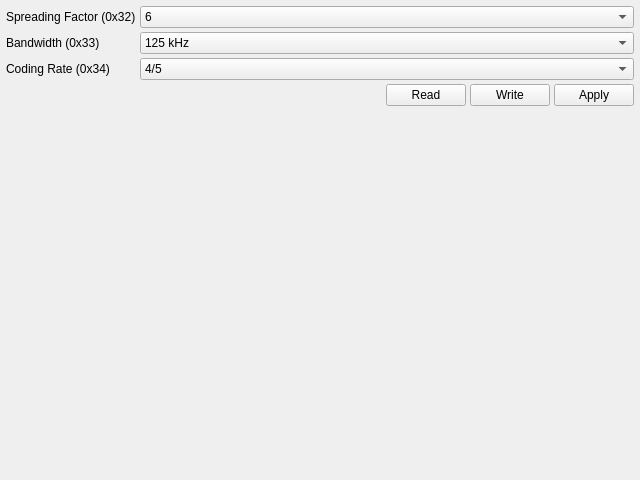
<?xml version="1.0" encoding="UTF-8"?>
<ui version="4.0">
 <class>ModulationPage</class>
 <widget class="QWidget" name="ModulationPage">
  <property name="geometry">
   <rect>
    <x>0</x>
    <y>0</y>
    <width>640</width>
    <height>480</height>
   </rect>
  </property>
  <layout class="QVBoxLayout" name="layoutMain">
   <property name="spacing">
    <number>4</number>
   </property>
   <property name="leftMargin">
    <number>6</number>
   </property>
   <property name="topMargin">
    <number>6</number>
   </property>
   <property name="rightMargin">
    <number>6</number>
   </property>
   <property name="bottomMargin">
    <number>6</number>
   </property>
   <item>
    <layout class="QFormLayout" name="formMain">
     <property name="verticalSpacing">
      <number>4</number>
     </property>
     <item row="0" column="0">
      <widget class="QLabel" name="lblSf">
       <property name="text">
        <string>Spreading Factor (0x32)</string>
       </property>
      </widget>
     </item>
     <item row="0" column="1">
      <widget class="QComboBox" name="comboSf">
       <item>
        <property name="text">
         <string>6</string>
        </property>
       </item>
       <item>
        <property name="text">
         <string>7</string>
        </property>
       </item>
       <item>
        <property name="text">
         <string>8</string>
        </property>
       </item>
       <item>
        <property name="text">
         <string>9</string>
        </property>
       </item>
       <item>
        <property name="text">
         <string>10</string>
        </property>
       </item>
       <item>
        <property name="text">
         <string>11</string>
        </property>
       </item>
       <item>
        <property name="text">
         <string>12</string>
        </property>
       </item>
      </widget>
     </item>
     <item row="1" column="0">
      <widget class="QLabel" name="lblBw">
       <property name="text">
        <string>Bandwidth (0x33)</string>
       </property>
      </widget>
     </item>
     <item row="1" column="1">
      <widget class="QComboBox" name="comboBw">
       <item>
        <property name="text">
         <string>125 kHz</string>
        </property>
       </item>
       <item>
        <property name="text">
         <string>250 kHz</string>
        </property>
       </item>
       <item>
        <property name="text">
         <string>500 kHz</string>
        </property>
       </item>
      </widget>
     </item>
     <item row="2" column="0">
      <widget class="QLabel" name="lblCr">
       <property name="text">
        <string>Coding Rate (0x34)</string>
       </property>
      </widget>
     </item>
     <item row="2" column="1">
      <widget class="QComboBox" name="comboCr">
       <item>
        <property name="text">
         <string>4/5</string>
        </property>
       </item>
       <item>
        <property name="text">
         <string>4/6</string>
        </property>
       </item>
       <item>
        <property name="text">
         <string>4/7</string>
        </property>
       </item>
       <item>
        <property name="text">
         <string>4/8</string>
        </property>
       </item>
      </widget>
     </item>
     <item row="3" column="1">
      <layout class="QHBoxLayout" name="hlModemBtns">
       <item>
        <spacer name="horizontalSpacer">
         <property name="orientation">
          <enum>Qt::Horizontal</enum>
         </property>
         <property name="sizeHint" stdset="0">
          <size>
           <width>40</width>
           <height>20</height>
          </size>
         </property>
        </spacer>
       </item>
       <item>
        <widget class="QPushButton" name="btnModemRead">
         <property name="text">
          <string>Read</string>
         </property>
        </widget>
       </item>
       <item>
        <widget class="QPushButton" name="btnModemWrite">
         <property name="text">
          <string>Write</string>
         </property>
        </widget>
       </item>
       <item>
        <widget class="QPushButton" name="btnModemApply">
         <property name="text">
          <string>Apply</string>
         </property>
        </widget>
       </item>
      </layout>
     </item>
    </layout>
   </item>
   <item>
    <spacer name="verticalSpacer">
     <property name="orientation">
      <enum>Qt::Vertical</enum>
     </property>
     <property name="sizeHint" stdset="0">
      <size>
       <width>20</width>
       <height>1000000</height>
      </size>
     </property>
    </spacer>
   </item>
  </layout>
 </widget>
 <resources/>
 <connections/>
</ui>
